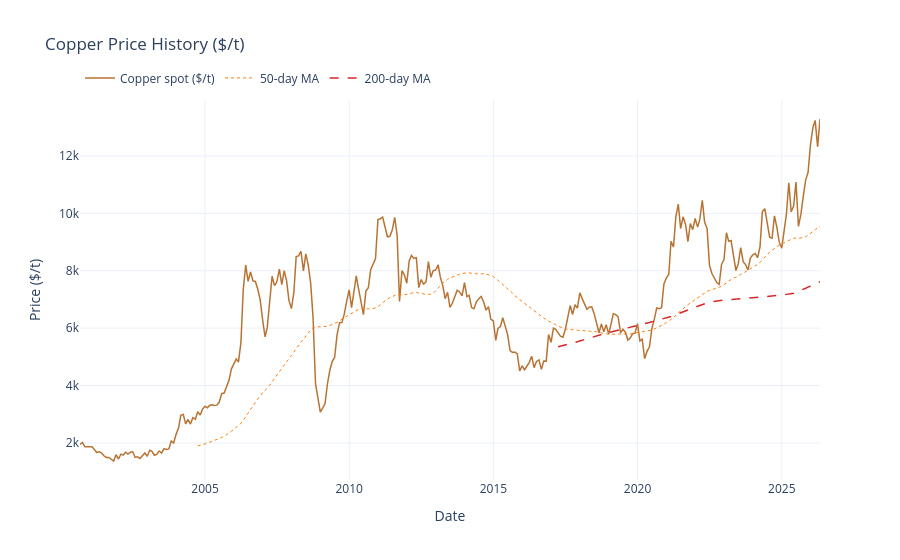

Write notebook code for a chart like this one.
### Markdown cell above
## 3. Exploratory Data Analysis

### Code cell
fig_price = plot_price_history(df_raw)
fig_price.show()

### Figure 1 — Plotly figure (JSON) as saved in the notebook; plotly's stock layout.template omitted (floating-point values rounded to 4 significant figures; data arrays with more than 128 entries replaced by an {"elided": "..."} marker saying what was removed)
{"data": [{"line": {"color": "#b87333", "width": 1.5}, "name": "Copper spot ($/t)", "type": "scatter", "x": {"elided": "309 str values"}, "y": {"elided": "309 float values"}}, {"line": {"color": "#ff7f0e", "dash": "dot", "width": 1}, "name": "50-day MA", "type": "scatter", "x": {"elided": "309 str values"}, "y": {"elided": "309 float values"}}, {"line": {"color": "#d62728", "dash": "dash", "width": 1.5}, "name": "200-day MA", "type": "scatter", "x": {"elided": "309 str values"}, "y": {"elided": "309 float values"}}], "layout": {"hovermode": "x unified", "legend": {"orientation": "h", "y": 1.02, "yanchor": "bottom"}, "title": {"text": "Copper Price History ($/t)"}, "xaxis": {"title": {"text": "Date"}}, "yaxis": {"title": {"text": "Price ($/t)"}}}}
